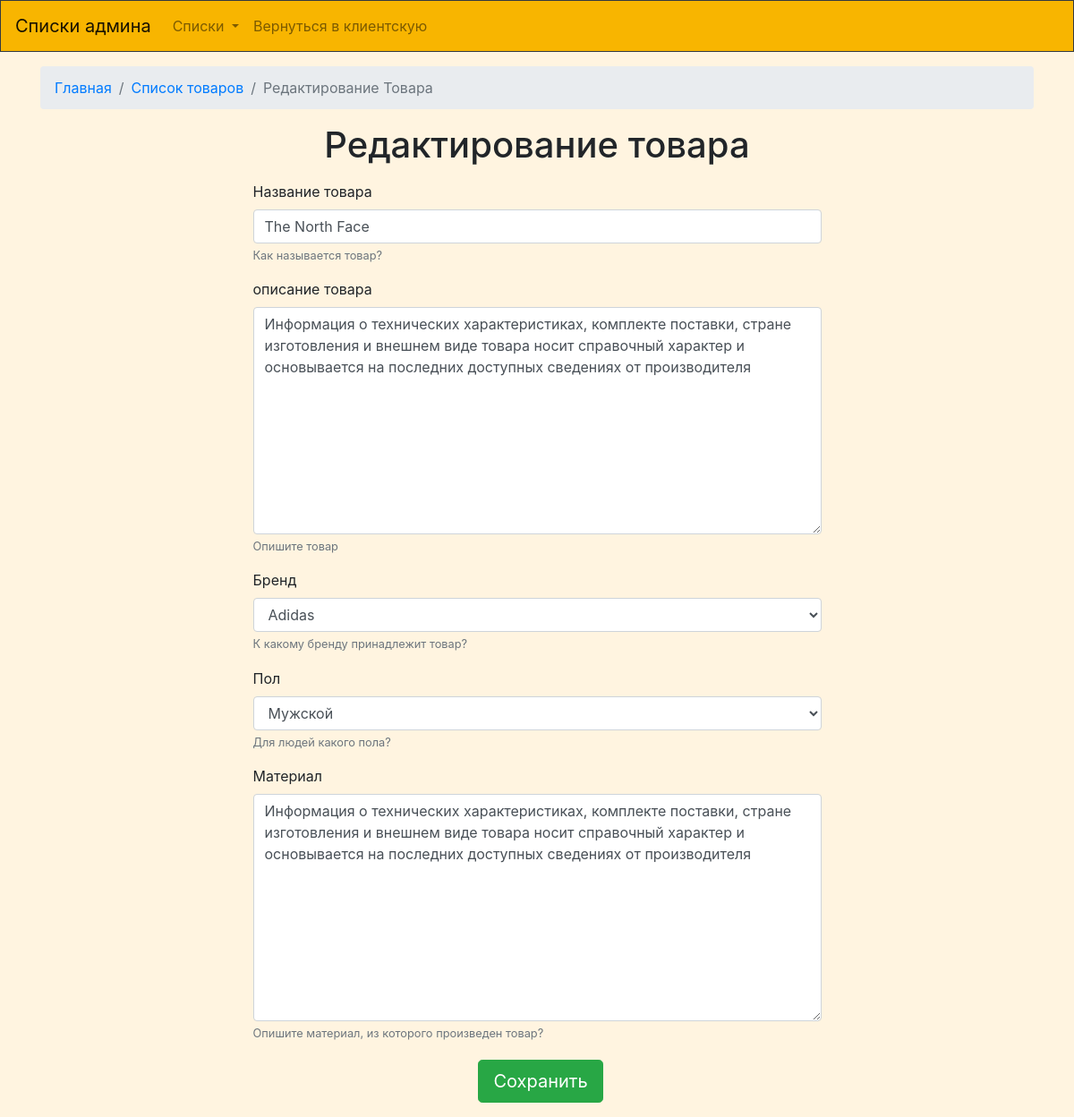
Page /admntovaredit/18 (signed in) on the committed database.
### firstapp/models.py (models this page shows, shortened)
class Tovar (models.Model):
    name = models.CharField(db_index=True,max_length=100)
    Opisanie = models.TextField()
    brand = models.ForeignKey(Brand,on_delete=models.SET_NULL, null=True)
    DateAdd = models.DateTimeField()
    DateEdit = models.DateTimeField()
    Sex = models.ForeignKey(Sex, on_delete=models.SET_NULL, null=True)
    Material = models.TextField(null=True)
    Del = models.BooleanField()

### firstapp/views.py (the view, shortened to what this page needs)
# urls.py: path('admntovaredit/<int:id>', views.EditTov),
def EditTov(req, id):
    if not req.user.is_authenticated:
        return HttpResponseRedirect('/auto/')
    if req.user.person.Status != "Админ":
        return HttpResponseRedirect('/main/')
    edit =  EditTovar(req)
    dannye = edit.EditForm(id)
    return  render(req, "Bot_Edit_tovar.html", context=dannye)

### firstapp/models.py
class AddTovar(ModelForm):
    class Meta:
        model = Tovar
        fields = ['name', 'Opisanie', 'brand', 'DateAdd', 'DateEdit', 'Sex','Material']

### firstapp/BAZA.py (called while the page is built)
    def GetTovarId(self, idd):
        tvr = Tovar.objects.get(id=idd)
        return tvr

### firstapp/BAZA_bue.py (called while the page is built)
    def __size_Mas(self, size):
        mass = []
        if size != None:
            for t in size:
                name = t.Size.name
                nal = t.nalichie
                koll = 0
                tranz = t.addtovars_set.all()
                for z in tranz:
                    koll = koll + z.count
                mass.append({'name':name, 'nal':nal, 'koll':koll, 'id':t.id})
        return mass

    def __rent_Mas(self, arenda):
        mass = []
        if arenda != None:
            for t in arenda:
                name = t.vidArendi.name
                platej = t.platej
                stoimost = t.stoimost
                vikup = t.vikup
                vozvrat = t.Vozvrat
                id = t.id
                mass.append({'name': name, 'platej': platej, 'stoimost': stoimost, 'vikup': vikup, 'vozvrat':vozvrat, 'id':id})
        return mass

### firstapp/models.py (called while the page is built)
    def __str__(self):
        return u'{0}'.format(self.name)

    def __str__(self):
        return u'{0}'.format(self.name)

### firstapp/views_Obr.py (called while the page is built)
    def EditForm(self, id):
        dannye = self.tovar.GetTovarId(id)
        dannyeObr = self.obr.TovarAdminMax(dannye)
        forma =  AddTovar(instance=dannye)
        return {'form':forma, 'id':id}

### templates/Bot_Edit_tovar.html (shortened to what this page needs)
{% extends "Bot_base.html" %}
{% load staticfiles %}
{% load widget_tweaks %}
{% block main %}
<div class="container mt-3">
    <nav aria-label="breadcrumb">
        <ol class="breadcrumb">
            <li class="breadcrumb-item"><a href="#">Главная</a></li>
            <li class="breadcrumb-item"><a href="/admtovars/">Список товаров</a></li>
            <li class="breadcrumb-item active" aria-current="page">Редактирование Товара</li>
        </ol>
    </nav>
    <h1 class="mb-3 text-center">Редактирование товара</h1>
    <div class="row justify-content-center">
        <div class="col col-xl-7 col-lg-8 col-md-10 ">
<form id="formadd" action="/admntovaredit/{{id}}" enctype="multipart/form-data" method="POST">
    <div class="form-group">
        <label for="exampleInputEmail1">Название товара</label>
			{{form.name|add_class:"form-control"}}
        <small id="emailHelp" class="form-text text-muted">Как называется товар?</small>
    </div>
	<div class="form-group">
        <label for="exampleInputEmail1">описание товара</label>
			{{form.Opisanie|add_class:"form-control"}}
        <small id="emailHelp" class="form-text text-muted">Опишите товар</small>
    </div>
	<div class="form-group">
        <label for="exampleInputEmail1">Бренд</label>
			{{form.brand|add_class:"form-control"}}
        <small id="emailHelp" class="form-text text-muted">К какому бренду принадлежит товар?</small>
    </div>
	<div class="form-group">
        <label for="exampleInputEmail1">Пол</label>
			{{form.Sex|add_class:"form-control"}}
        <small id="emailHelp" class="form-text text-muted">Для людей какого пола?</small>
    </div>
	<div class="form-group">
        <label for="exampleInputEmail1">Материал</label>
			{{form.Material|add_class:"form-control"}}
        <small id="emailHelp" class="form-text text-muted">Опишите материал, из которого произведен товар?</small>
    </div>
    <div class="d-flex justify-content-center">
    <button type="submit" class="btn   btn-success btn-lg ml-2 mt-1 mb-3">Сохранить</button>
    </div>
</form>
</div>
    </div>
</div>
{% endblock %}

### rows in the picture
Tovar: name "The North Face", Opisanie "Информация о технических характеристиках, комплекте поставки, стране изготовления и внешнем виде товара носит справочный характер и основывается на последних доступных сведениях от производителя", brand "Adidas", Sex "Мужской", Material "Информация о технических характеристиках, комплекте поставки, стране изготовления и внешнем виде товара носит справочный характер и основывается на последних доступных сведениях от производителя"
